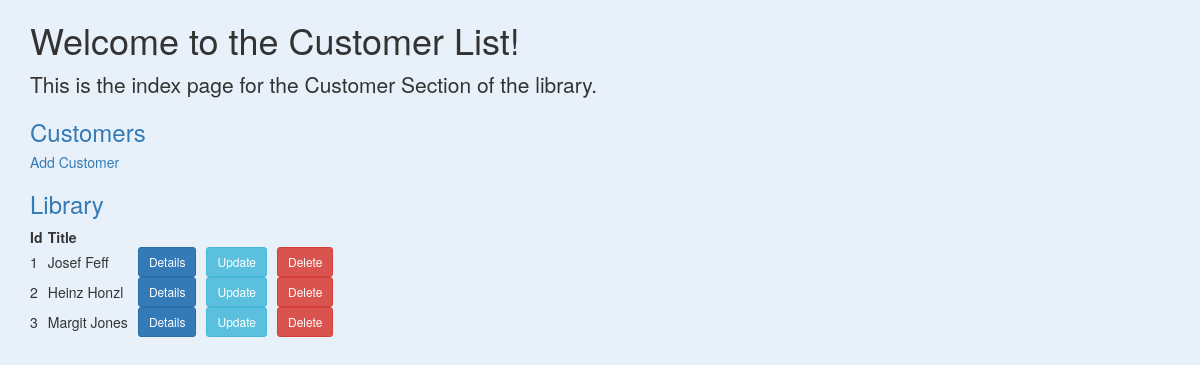
The page /customers on the database as committed earlier.
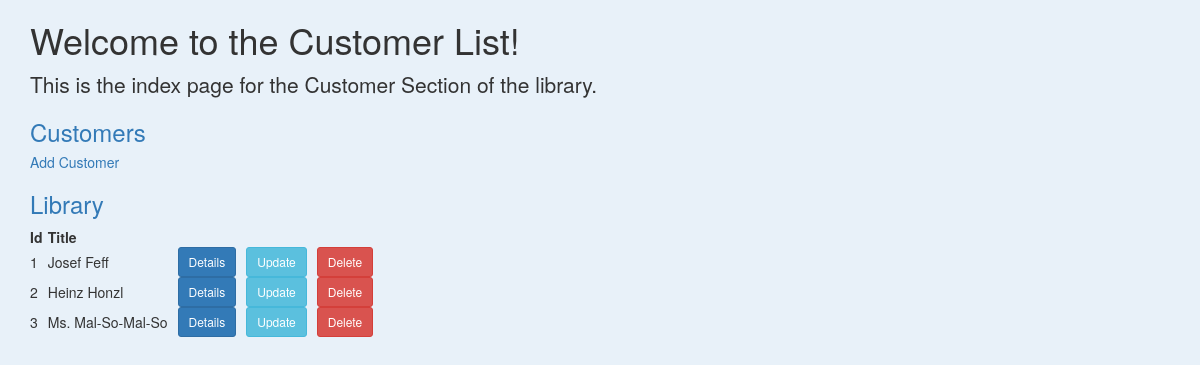
The same page on the database as committed later.
### app.py (models this page shows, shortened)
class Customer(db.Model):
    __tablename__ = 'customers'
    id = db.Column(db.Integer, primary_key=True)
    name = db.Column(db.String)

### app.py (the view)
@app.route('/customers')
def customers():
    return render_template('customers.html', customer = Customer.query.all())

### templates/customers.html (shortened to what this page needs)
{% extends 'bootstrap/base.html' %} {% block styles %} {{ super() }}
 {% endblock %} {% block title %} Library {% endblock %} {% block content %}
<div class="container">
    <div class="row">
        <div class="col-md-10 col-lg-8 mx-lg-auto mx-md-auto">
            <h1 class="pt-5 pb-2">Welcome to the Customer List!</h1>
            <p class="lead">This is the index page for the Customer Section of the library.</p>
            <h3>
                <a href="{{ url_for('customers') }}">Customers</a>
            </h3>
            <h5>
                <a href="{{ url_for('new_customer') }}">Add Customer</a>
            </h5>
            <h3>
                <a href="{{ url_for('index') }}">Library</a>
            </h3>
            <table>
                <thead>
                    <tr>
                        <th>Id</th>
                        <th>Title</th>
                    </tr>
                </thead>
                <tbody>
                    {% for customer in customer %}
                    <tr>
                        <td>{{ customer.id }}</td>
                        <td>{{ customer.name }}</td>
                        <td>
                            <a href=/customers/{{customer.id}}>
                                <button class="btn btn-primary btn-sm">Details</button>
                            </a>
                        </td>
                        <td>
                            <a href=/customers/{{customer.id}}/update>
                                <button class="btn btn-info btn-sm">Update</button>
                            </a>
                        </td>
                        <td>
                            <a href=/customers/{{customer.id}}/delete>
                                <button class="btn btn-danger btn-sm">Delete</button>
                            </a>
                        </td>
                    </tr>
                    {% endfor %}
                </tbody>
            </table>
        </div>
    </div>
</div>
{% endblock %}

Rows that differ between the two databases and show on the page:
changed Customer id 3: name "Margit Jones" → "Ms. Mal-So-Mal-So"
